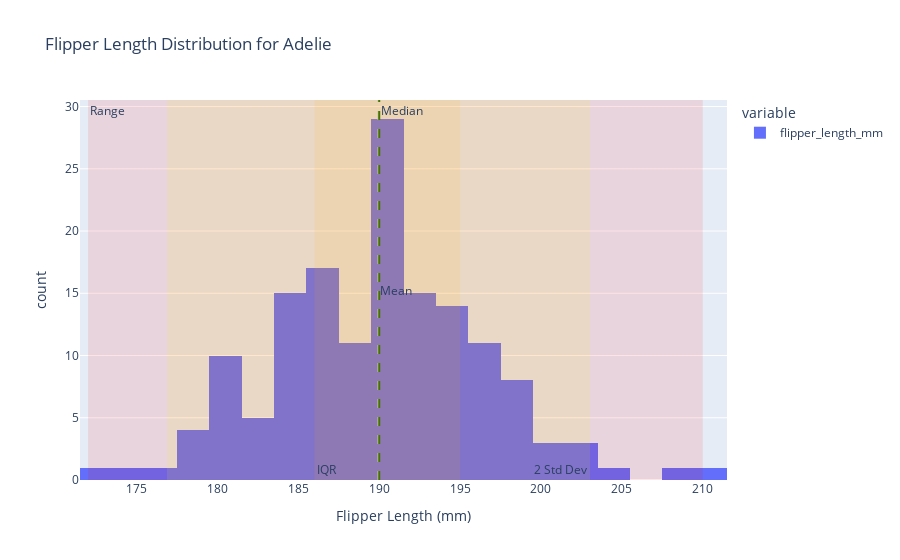
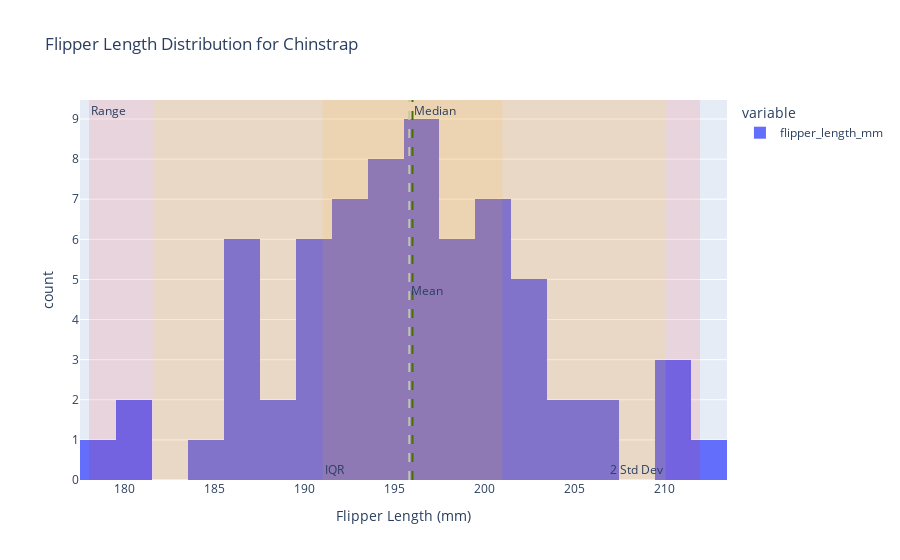
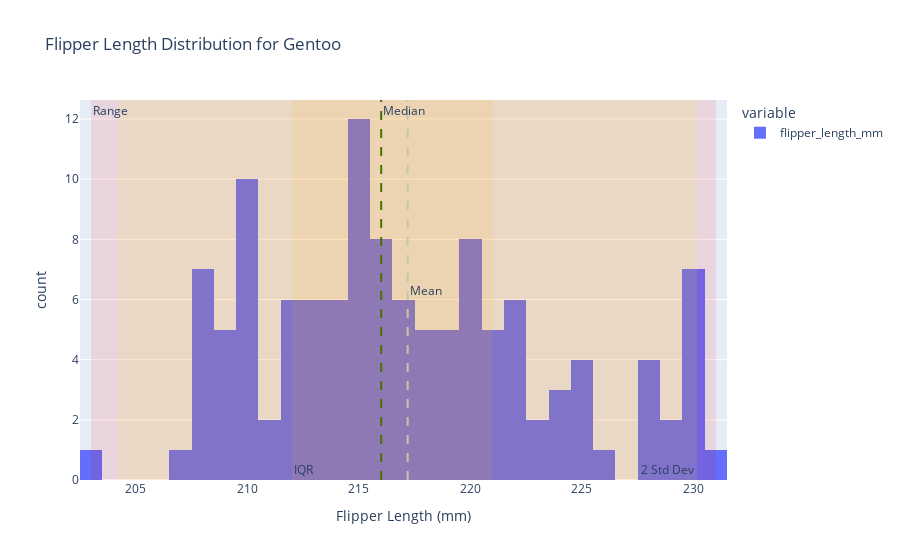

The code cell stored with these charts, in order, in its notebook:
### Code cell
import pandas as pd
import plotly.express as px

# Load the penguins dataset
penguins = pd.read_csv("https://raw.githubusercontent.com/mwaskom/seaborn-data/master/penguins.csv")

# Remove rows with missing values in flipper_length_mm and species
penguins_clean = penguins.dropna(subset=['flipper_length_mm', 'species'])

# List of species
species_list = penguins_clean['species'].unique()

# Create histograms with location and scale markers
for species in species_list:
    # Filter data for the current species
    data_species = penguins_clean[penguins_clean['species'] == species]['flipper_length_mm']
    
    # Calculate statistics
    mean_val = data_species.mean()
    median_val = data_species.median()
    min_val = data_species.min()
    max_val = data_species.max()
    q1 = data_species.quantile(0.25)
    q3 = data_species.quantile(0.75)
    std_val = data_species.std()
    lower_2std = mean_val - 2 * std_val
    upper_2std = mean_val + 2 * std_val
    
    # Create histogram
    fig = px.histogram(data_species, nbins=30, title=f'Flipper Length Distribution for {species}',
                       labels={'value': 'Flipper Length (mm)'})
    
    # Add vertical lines for mean and median
    fig.add_vline(x=mean_val, line=dict(color='lightblue', dash='dash'), annotation_text='Mean', annotation_position="right")
    fig.add_vline(x=median_val, line=dict(color='green', dash='dash'), annotation_text='Median', annotation_position="top right")
    
    # Add vertical rectangles for range and interquartile range
    fig.add_vrect(x0=min_val, x1=max_val, line_width=0, fillcolor="red", opacity=0.1, annotation_text="Range", annotation_position="top left")
    fig.add_vrect(x0=q1, x1=q3, line_width=0, fillcolor="orange", opacity=0.1, annotation_text="IQR", annotation_position="bottom left")
    fig.add_vrect(x0=lower_2std, x1=upper_2std, line_width=0, fillcolor="yellow", opacity=0.1, annotation_text="2 Std Dev", annotation_position="bottom right")
    
    # Show plot
    fig.show()

### Figure 1 — Plotly figure (JSON) as saved in the notebook; plotly's stock layout.template omitted (floating-point values rounded to 4 significant figures; data arrays with more than 128 entries replaced by an {"elided": "..."} marker saying what was removed)
{"data": [{"alignmentgroup": "True", "bingroup": "x", "hovertemplate": "variable=flipper_length_mm<br>Flipper Length (mm)=%{x}<br>count=%{y}<extra></extra>", "legendgroup": "flipper_length_mm", "marker": {"color": "#636efa", "pattern": {"shape": ""}}, "name": "flipper_length_mm", "nbinsx": 30, "offsetgroup": "flipper_length_mm", "orientation": "v", "showlegend": true, "type": "histogram", "x": {"elided": "151 int values"}, "xaxis": "x", "yaxis": "y"}], "layout": {"annotations": [{"showarrow": false, "text": "Mean", "x": 190.0, "xanchor": "left", "xref": "x", "y": 0.5, "yanchor": "middle", "yref": "y domain"}, {"showarrow": false, "text": "Median", "x": 190, "xanchor": "left", "xref": "x", "y": 1, "yanchor": "top", "yref": "y domain"}, {"showarrow": false, "text": "Range", "x": 172, "xanchor": "left", "xref": "x", "y": 1, "yanchor": "top", "yref": "y domain"}, {"showarrow": false, "text": "IQR", "x": 186, "xanchor": "left", "xref": "x", "y": 0, "yanchor": "bottom", "yref": "y domain"}, {"showarrow": false, "text": "2 Std Dev", "x": 203.0, "xanchor": "right", "xref": "x", "y": 0, "yanchor": "bottom", "yref": "y domain"}], "barmode": "relative", "legend": {"title": {"text": "variable"}, "tracegroupgap": 0}, "shapes": [{"line": {"color": "lightblue", "dash": "dash"}, "type": "line", "x0": 190.0, "x1": 190.0, "xref": "x", "y0": 0, "y1": 1, "yref": "y domain"}, {"line": {"color": "darkgreen", "dash": "dash"}, "type": "line", "x0": 190, "x1": 190, "xref": "x", "y0": 0, "y1": 1, "yref": "y domain"}, {"fillcolor": "red", "line": {"width": 0}, "opacity": 0.1, "type": "rect", "x0": 172, "x1": 210, "xref": "x", "y0": 0, "y1": 1, "yref": "y domain"}, {"fillcolor": "orange", "line": {"width": 0}, "opacity": 0.1, "type": "rect", "x0": 186, "x1": 195, "xref": "x", "y0": 0, "y1": 1, "yref": "y domain"}, {"fillcolor": "yellow", "line": {"width": 0}, "opacity": 0.1, "type": "rect", "x0": 176.9, "x1": 203.0, "xref": "x", "y0": 0, "y1": 1, "yref": "y domain"}], "title": {"text": "Flipper Length Distribution for Adelie"}, "xaxis": {"anchor": "y", "domain": [0, 1], "title": {"text": "Flipper Length (mm)"}}, "yaxis": {"anchor": "x", "domain": [0, 1], "title": {"text": "count"}}}}

### Figure 2 — Plotly figure (JSON) as saved in the notebook; plotly's stock layout.template omitted (floating-point values rounded to 4 significant figures)
{"data": [{"alignmentgroup": "True", "bingroup": "x", "hovertemplate": "variable=flipper_length_mm<br>Flipper Length (mm)=%{x}<br>count=%{y}<extra></extra>", "legendgroup": "flipper_length_mm", "marker": {"color": "#636efa", "pattern": {"shape": ""}}, "name": "flipper_length_mm", "nbinsx": 30, "offsetgroup": "flipper_length_mm", "orientation": "v", "showlegend": true, "type": "histogram", "x": [192, 196, 193, 188, 197, 198, 178, 197, 195, 198, 193, 194, 185, 201, 190, 201, 197, 181, 190, 195, 181, 191, 187, 193, 195, 197, 200, 200, 191, 205, 187, 201, 187, 203, 195, 199, 195, 210, 192, 205, 210, 187, 196, 196, 196, 201, 190, 212, 187, 198, 199, 201, 193, 203, 187, 197, 191, 203, 202, 194, 206, 189, 195, 207, 202, 193, 210, 198], "xaxis": "x", "yaxis": "y"}], "layout": {"annotations": [{"showarrow": false, "text": "Mean", "x": 195.8, "xanchor": "left", "xref": "x", "y": 0.5, "yanchor": "middle", "yref": "y domain"}, {"showarrow": false, "text": "Median", "x": 196, "xanchor": "left", "xref": "x", "y": 1, "yanchor": "top", "yref": "y domain"}, {"showarrow": false, "text": "Range", "x": 178, "xanchor": "left", "xref": "x", "y": 1, "yanchor": "top", "yref": "y domain"}, {"showarrow": false, "text": "IQR", "x": 191, "xanchor": "left", "xref": "x", "y": 0, "yanchor": "bottom", "yref": "y domain"}, {"showarrow": false, "text": "2 Std Dev", "x": 210.1, "xanchor": "right", "xref": "x", "y": 0, "yanchor": "bottom", "yref": "y domain"}], "barmode": "relative", "legend": {"title": {"text": "variable"}, "tracegroupgap": 0}, "shapes": [{"line": {"color": "lightblue", "dash": "dash"}, "type": "line", "x0": 195.8, "x1": 195.8, "xref": "x", "y0": 0, "y1": 1, "yref": "y domain"}, {"line": {"color": "darkgreen", "dash": "dash"}, "type": "line", "x0": 196, "x1": 196, "xref": "x", "y0": 0, "y1": 1, "yref": "y domain"}, {"fillcolor": "red", "line": {"width": 0}, "opacity": 0.1, "type": "rect", "x0": 178, "x1": 212, "xref": "x", "y0": 0, "y1": 1, "yref": "y domain"}, {"fillcolor": "orange", "line": {"width": 0}, "opacity": 0.1, "type": "rect", "x0": 191, "x1": 201, "xref": "x", "y0": 0, "y1": 1, "yref": "y domain"}, {"fillcolor": "yellow", "line": {"width": 0}, "opacity": 0.1, "type": "rect", "x0": 181.6, "x1": 210.1, "xref": "x", "y0": 0, "y1": 1, "yref": "y domain"}], "title": {"text": "Flipper Length Distribution for Chinstrap"}, "xaxis": {"anchor": "y", "domain": [0, 1], "title": {"text": "Flipper Length (mm)"}}, "yaxis": {"anchor": "x", "domain": [0, 1], "title": {"text": "count"}}}}

### Figure 3 — Plotly figure (JSON) as saved in the notebook; plotly's stock layout.template omitted (floating-point values rounded to 4 significant figures)
{"data": [{"alignmentgroup": "True", "bingroup": "x", "hovertemplate": "variable=flipper_length_mm<br>Flipper Length (mm)=%{x}<br>count=%{y}<extra></extra>", "legendgroup": "flipper_length_mm", "marker": {"color": "#636efa", "pattern": {"shape": ""}}, "name": "flipper_length_mm", "nbinsx": 30, "offsetgroup": "flipper_length_mm", "orientation": "v", "showlegend": true, "type": "histogram", "x": [211, 230, 210, 218, 215, 210, 211, 219, 209, 215, 214, 216, 214, 213, 210, 217, 210, 221, 209, 222, 218, 215, 213, 215, 215, 215, 216, 215, 210, 220, 222, 209, 207, 230, 220, 220, 213, 219, 208, 208, 208, 225, 210, 216, 222, 217, 210, 225, 213, 215, 210, 220, 210, 225, 217, 220, 208, 220, 208, 224, 208, 221, 214, 231, 219, 230, 214, 229, 220, 223, 216, 221, 221, 217, 216, 230, 209, 220, 215, 223, 212, 221, 212, 224, 212, 228, 218, 218, 212, 230, 218, 228, 212, 224, 214, 226, 216, 222, 203, 225, 219, 228, 215, 228, 216, 215, 210, 219, 208, 209, 216, 229, 213, 230, 217, 230, 217, 222, 214, 215, 222, 212, 213], "xaxis": "x", "yaxis": "y"}], "layout": {"annotations": [{"showarrow": false, "text": "Mean", "x": 217.2, "xanchor": "left", "xref": "x", "y": 0.5, "yanchor": "middle", "yref": "y domain"}, {"showarrow": false, "text": "Median", "x": 216, "xanchor": "left", "xref": "x", "y": 1, "yanchor": "top", "yref": "y domain"}, {"showarrow": false, "text": "Range", "x": 203, "xanchor": "left", "xref": "x", "y": 1, "yanchor": "top", "yref": "y domain"}, {"showarrow": false, "text": "IQR", "x": 212, "xanchor": "left", "xref": "x", "y": 0, "yanchor": "bottom", "yref": "y domain"}, {"showarrow": false, "text": "2 Std Dev", "x": 230.2, "xanchor": "right", "xref": "x", "y": 0, "yanchor": "bottom", "yref": "y domain"}], "barmode": "relative", "legend": {"title": {"text": "variable"}, "tracegroupgap": 0}, "shapes": [{"line": {"color": "lightblue", "dash": "dash"}, "type": "line", "x0": 217.2, "x1": 217.2, "xref": "x", "y0": 0, "y1": 1, "yref": "y domain"}, {"line": {"color": "darkgreen", "dash": "dash"}, "type": "line", "x0": 216, "x1": 216, "xref": "x", "y0": 0, "y1": 1, "yref": "y domain"}, {"fillcolor": "red", "line": {"width": 0}, "opacity": 0.1, "type": "rect", "x0": 203, "x1": 231, "xref": "x", "y0": 0, "y1": 1, "yref": "y domain"}, {"fillcolor": "orange", "line": {"width": 0}, "opacity": 0.1, "type": "rect", "x0": 212, "x1": 221, "xref": "x", "y0": 0, "y1": 1, "yref": "y domain"}, {"fillcolor": "yellow", "line": {"width": 0}, "opacity": 0.1, "type": "rect", "x0": 204.2, "x1": 230.2, "xref": "x", "y0": 0, "y1": 1, "yref": "y domain"}], "title": {"text": "Flipper Length Distribution for Gentoo"}, "xaxis": {"anchor": "y", "domain": [0, 1], "title": {"text": "Flipper Length (mm)"}}, "yaxis": {"anchor": "x", "domain": [0, 1], "title": {"text": "count"}}}}
